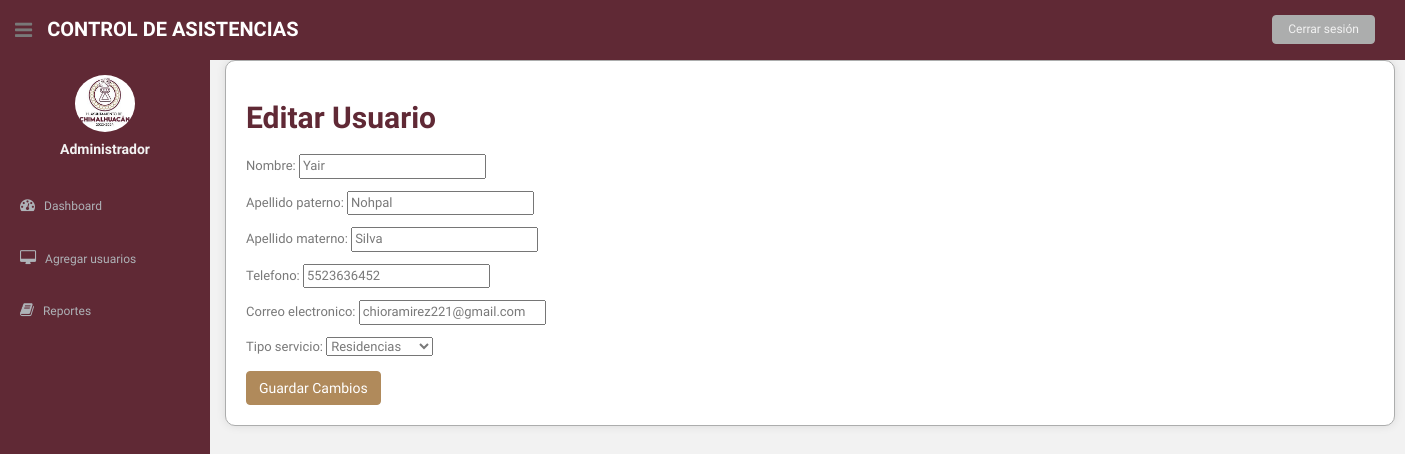
Page /editar_usuario/1/ (signed in) on the earlier database version.
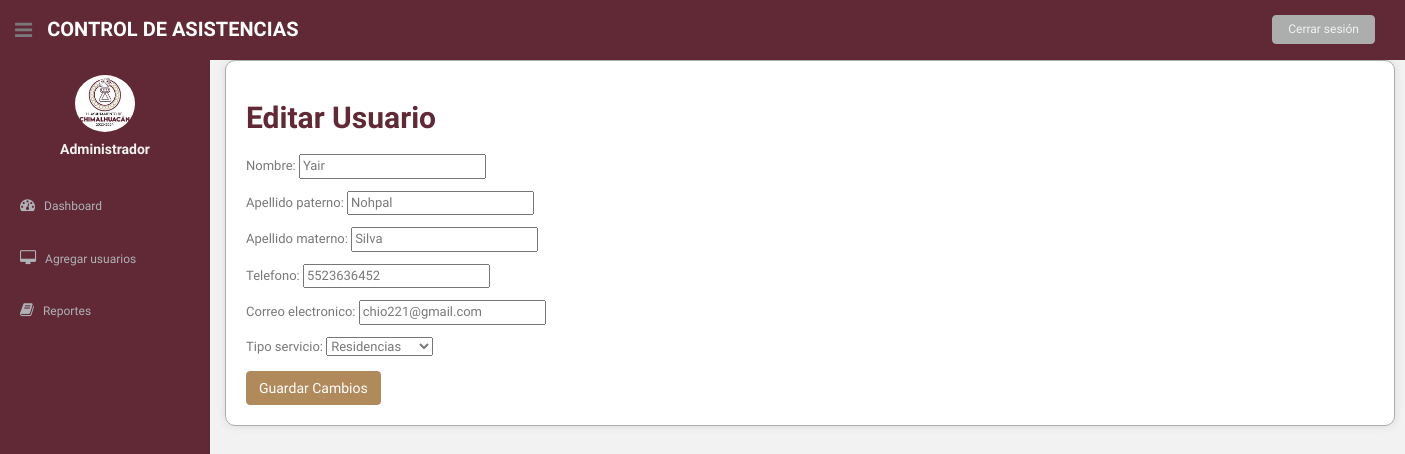
Same page on the later database version.
### asistencia/models.py (models this page shows, shortened)
class Usuario(models.Model):
    nombre = models.CharField(max_length=100)
    apellido_paterno = models.CharField(max_length=100)
    apellido_materno = models.CharField(max_length=100)
    telefono = models.CharField(max_length=10)
    correo_electronico = models.EmailField(unique=True)
    fecha_registro = models.DateField(auto_now_add=True)
    user = models.OneToOneField(User, on_delete=models.CASCADE, null=True, blank=True)
    OPCIONES_SERVICIO = [
        ('SS', 'Servicio Social'),
        ('R', 'Residencias'),
    ]
    tipo_servicio = models.CharField(max_length=2, choices=OPCIONES_SERVICIO)
    horas_realizadas = models.IntegerField(default=0)
    horas_requeridas = models.IntegerField()
    activo = models.BooleanField(default=True)

### asistencia/views.py (the view)
# urls.py: path('editar_usuario/<int:pk>/', views.editar_usuario, name='editar_usuario'),
@login_required
def editar_usuario(request, pk):
    usuario = get_object_or_404(Usuario, pk=pk)
    if request.method == 'POST':
        form = UsuarioForm(request.POST, instance=usuario)
        if form.is_valid():
            form.save()
            messages.success(request, 'Usuario actualizado correctamente.')
            return redirect('lista_usuarios')
    else:
        form = UsuarioForm(instance=usuario)
    return render(request, 'editar_usuario.html', {'form': form})

### asistencia/forms.py (shortened to what this page needs)
class UsuarioForm(forms.ModelForm):
    class Meta:
        model = Usuario
        fields = ['nombre', 'apellido_paterno', 'apellido_materno', 'telefono', 'correo_electronico', 'tipo_servicio']
        error_messages = {
            'nombre': {
                'required': 'Todos los campos son obligatorios.',
            },
            'apellido_paterno': {
                'required': 'Todos los campos son obligatorios.',
            },
            'apellido_materno': {
                'required': 'Todos los campos son obligatorios.',
            },
            'telefono': {
                'required': 'Todos los campos son obligatorios.',
                'max_length': 'El teléfono debe tener exactamente 10 dígitos.',
            },
            'correo_electronico': {
                'required': 'Todos los campos son obligatorios.',
                'invalid': 'Ingresa un correo electrónico válido.',
            },
            'tipo_servicio': {
                'required': 'Todos los campos son obligatorios.',
            },
        }

### asistencia/templates/editar_usuario.html (shortened to what this page needs)
{% load static %}
<!DOCTYPE html>
<html lang="en">
<head>
  <link href="{% static 'css/bootstrap.css' %}" rel="stylesheet">
  <link href="{% static 'font-awesome/css/font-awesome.css' %}" rel="stylesheet" />
  <link rel="stylesheet" type="text/css" href="{% static 'css/zabuto_calendar.css' %}">
  <link rel="stylesheet" type="text/css" href="{% static 'js/gritter/css/jquery.gritter.css' %}" />
  <link rel="stylesheet" type="text/css" href="{% static 'lineicons/style.css' %}">
  <link href="{% static 'css/style.css' %}" rel="stylesheet">
  <link href="{% static 'css/style-responsive.css' %}" rel="stylesheet">
</head>
<body>
  <section id="container">
    {% include 'general/menu.html' %}
    <section id="main-content">
      <section class="wrapper">
        <div class="container">
          <h2>Editar Usuario</h2>
          <form action="" method="post">
            {{ form.as_p }}
            <button type="submit" class="btn btn-primary">Guardar Cambios</button>
          </form>
        </div>
      </section>
    </section>
  </section>
</body>
</html>

Differences in the rows shown:
changed Usuario "Yair": correo_electronico "chioramirez221@gmail.com" → "chio221@gmail.com"
